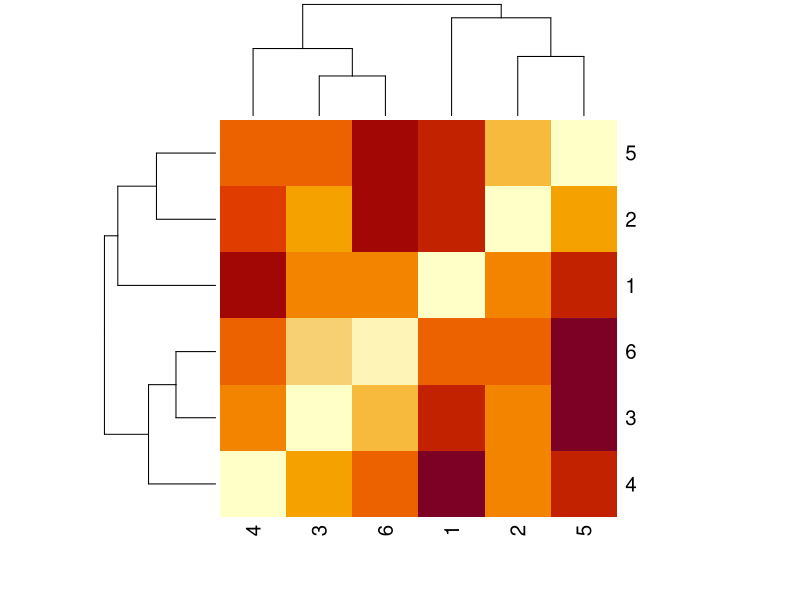
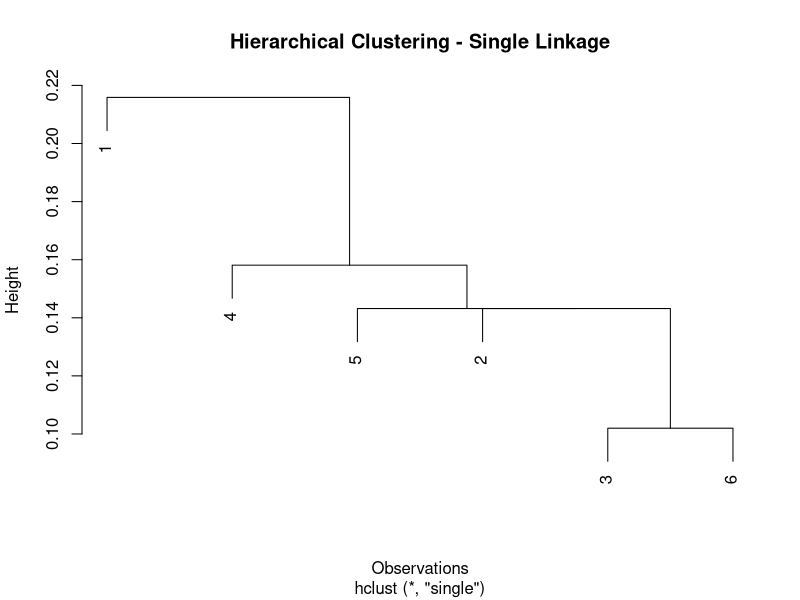

Write the R code that produced these figures, in order. (Note: this script raises an error after producing the figures.)
#Create a distance matrix in cluster analysis using Euclidean distance. 
data <- matrix(c(0.4, 0.53, 0.22, 0.38, 0.35, 0.32, 0.26, 0.19, 0.08, 0.41, 0.45, 0.3),  nrow = 6, byrow = TRUE)
colnames(data) <- c("X", "Y")
print("Dataset:")
print(data)
# Compute the Euclidean distance matrix
dist_matrix <- dist(data, method = "euclidean")
print("Euclidean Distance Matrix:")
print(dist_matrix)
#for manhattan
dist_matrix <- dist(data, method = "manhattan")
#for maximum
dist_matrix <- dist(data, method = "maximum")
#for binary
dist_matrix <- dist(data, method = "binary")
#for minkowski
dist_matrix <- dist(data, method = "minkowski")
#heatmaps of distance matrix
data <- matrix(c(0.4, 0.53, 0.22, 0.38, 0.35, 0.32, 0.26, 0.19, 0.08, 0.41, 0.45, 0.3), nrow=6, byrow=TRUE)
distmat <- dist(data)
# Convert matrix into full matrix form
dist_matrix_matrix <- as.matrix(distmat)
# Convert matrix into a heatmap
heatmap(dist_matrix_matrix)
#hac single link
# Perform HAC using single linkage method
data <- matrix(c(0.4, 0.53, 0.22, 0.38, 0.35, 0.32, 0.26, 0.19, 0.08, 0.41, 0.45, 0.3),  nrow = 6, byrow = TRUE)
dist_matrix <- dist(data, method = "euclidean")
hc_single <- hclust(dist_matrix, method = "single")
print("Hierarchical Clustering (Single Linkage):")
print(hc_single)
# Plot the dendrogram
plot(hc_single, main = "Hierarchical Clustering - Single Linkage", xlab = "Observations", ylab = "Height")
#average linkage
hc_avg <- hclust(dist_matrix, method = "average")
print(hc_avg)
#ward linkage
hc_ward <- hclust(dist_matrix, method = "ward.D2")
print(hc_ward)
hc_comp <- hclust(dist_matrix, method = "complete")
print(hc_complete)